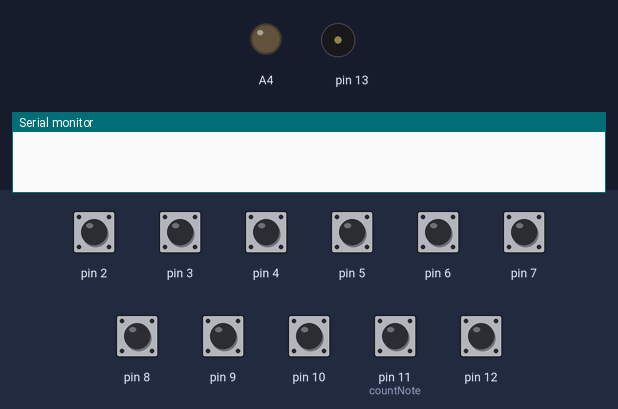
The sketch below on a simulated Arduino Uno, built with avr-gcc and run on an emulated ATmega328P. On the bench: output pins drawn as LEDs (lit = HIGH), buzzer (waves = sounding), the last lines printed to the serial monitor. The test bench sets the inputs (shaded band); at power-on: pin 2–10, pin 11 (countNote), pin 12 HIGH.

Above: at 1.2 s.
1.3 s: pin 2 pulled LOW for 0.15 s
At 1.37 s:
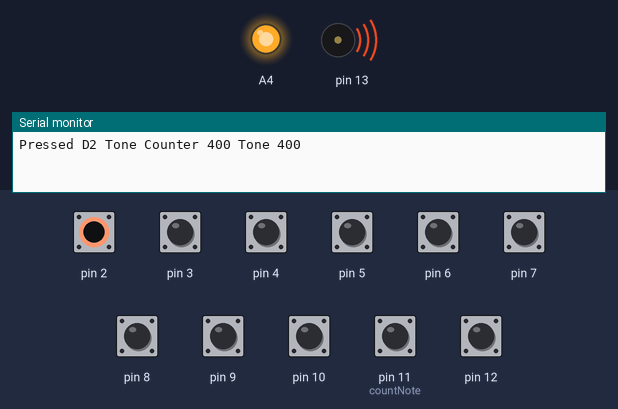
Timing chart, 0 to 4.3 s (numbered marks = the images above; inputs shaded):
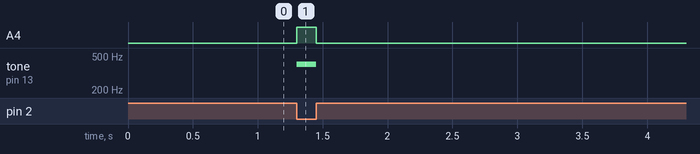

Measured:
- after the input at 1.3 s, A4: LOW → HIGH at once, → LOW 0.15 s later; tone on pin 13: silent → 400 Hz at once, → silent 0.15 s later

The sketch:

piano.ino
```cpp
const int countNote = 11;
int toneCounter = 0;

class note
{
  public:
    int mgc;
    bool active;

    note()
    {
      active = false;
    }

    note(int Mgc)
    {
      mgc = Mgc;
      active = false;
    }
};

note h[countNote];
int help = 0;

void setup()
{
  for (int i = 2; i < 13; i++)
    pinMode(i, INPUT_PULLUP);

  for (int i = 0; i < countNote; i++)
  {
    h[i] = note(300 + (100 * (i + 1)));
    help += h[i].mgc;
  }

  pinMode(13, OUTPUT);

  Serial.begin(9600);
}

void loop()
{
  for (int i = 2; i < 13; i++)
  {
    if (digitalRead(i) == 0 && h[i - 2].active == false)
    {
      h[i - 2].active = true;
      toneCounter += h[i - 2].mgc;
      tone (countNote + 2, toneCounter);
      Serial.print("Pressed D"); Serial.print(i); Serial.print(" Tone Counter "); Serial.print(toneCounter); Serial.print(" Tone "); Serial.println(h[i - 2].mgc);

      analogWrite(A4, 250);
    }
    else if(digitalRead(i) != 0 && h[i - 2].active == true)
    {
      h[i - 2].active = false;
      toneCounter -= h[i - 2].mgc;
      if (toneCounter == 0)
      {
        noTone(countNote + 2);
        analogWrite(A4, 0);
      }
      else
        tone (countNote + 2, toneCounter);
      Serial.print("UPressed D"); Serial.println(i);
    }
  }
}
```
